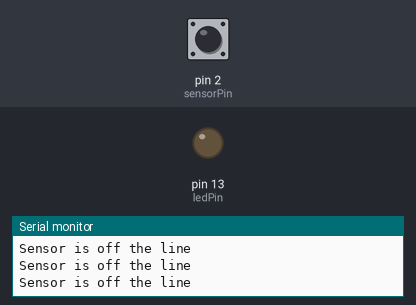
This sketch was run on a simulated Arduino Uno, built with avr-gcc and run on an emulated ATmega328P. Shown: output pins drawn as LEDs (lit = HIGH), the last lines printed to the serial monitor. Dashed ring = blinking. The inputs (shaded band) are chosen by the test bench; at power-on: pin 2 (sensorPin) LOW.

Above: at 1.2 s.
1.3 s: pin 2 (sensorPin) driven HIGH
At 2.5 s:
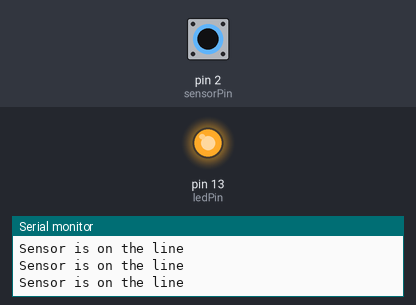
2.8 s: pin 2 (sensorPin) driven LOW
At 3.7 s:
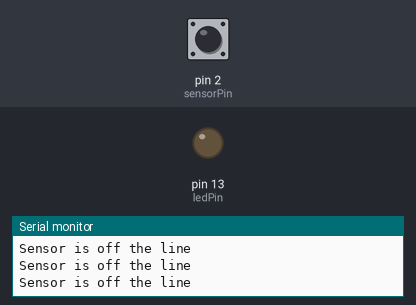
4.3 s: pin 2 (sensorPin) pulsed HIGH 2 times (0.12 s each, 0.3 s apart)
At 4.36 s:
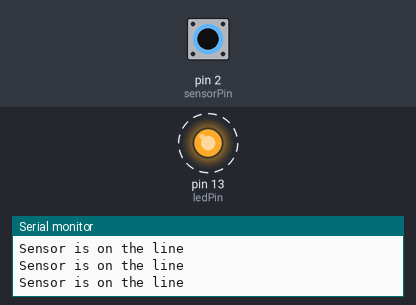
Timing chart, 0 to 7.3 s (numbered marks = the images above; inputs shaded):
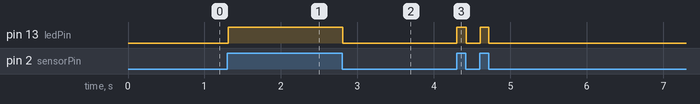

The sketch:

line_sensor.ino
```cpp
// line_sensor.ino - print to serial if we are on a line
// (c) BotBook.com - Karvinen, Karvinen, Valtokari

const int sensorPin = 2;
const int ledPin = 13;
int lineFound = -1;

void setup() {
  Serial.begin(115200);
  pinMode(sensorPin, INPUT);
  pinMode(ledPin, OUTPUT);
}

void loop() {
  lineFound = digitalRead(sensorPin);	// <1>
  if(lineFound == HIGH) {
    Serial.println("Sensor is on the line");
    digitalWrite(ledPin, HIGH);
  } else {
    Serial.println("Sensor is off the line");
    digitalWrite(ledPin, LOW);
  }
  delay(10);
}
```

Measured:
- after the input at 1.3 s, pin 13 (ledPin): LOW → HIGH at once
- after the input at 2.8 s, pin 13 (ledPin): HIGH → LOW at once
- after the input at 4.3 s, pin 13 (ledPin): alternates HIGH for 0.12 s and LOW for 0.18 s, 4 changes in all, then stays LOW, starting at once
